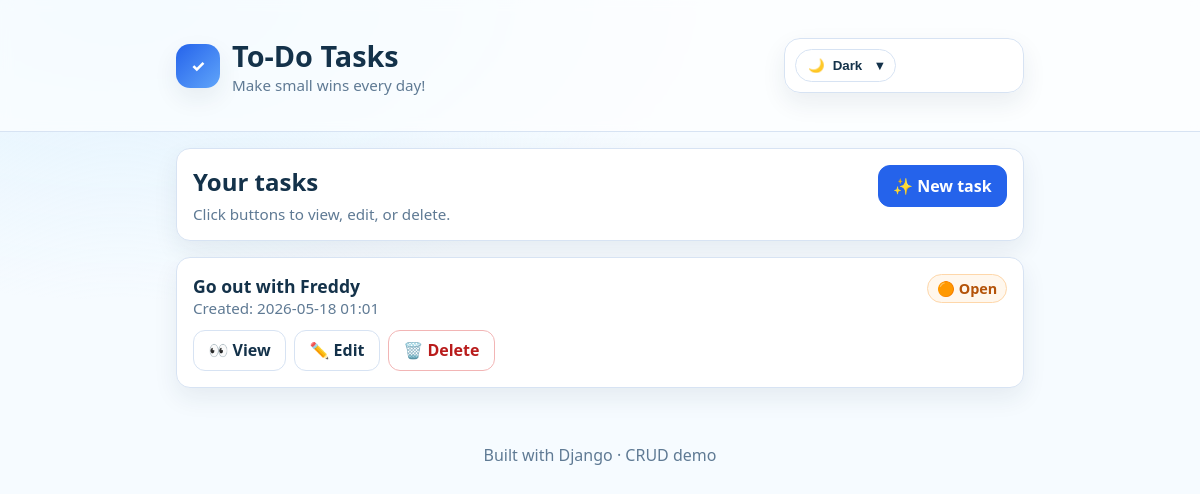
/, run on an earlier commit of the app's database.
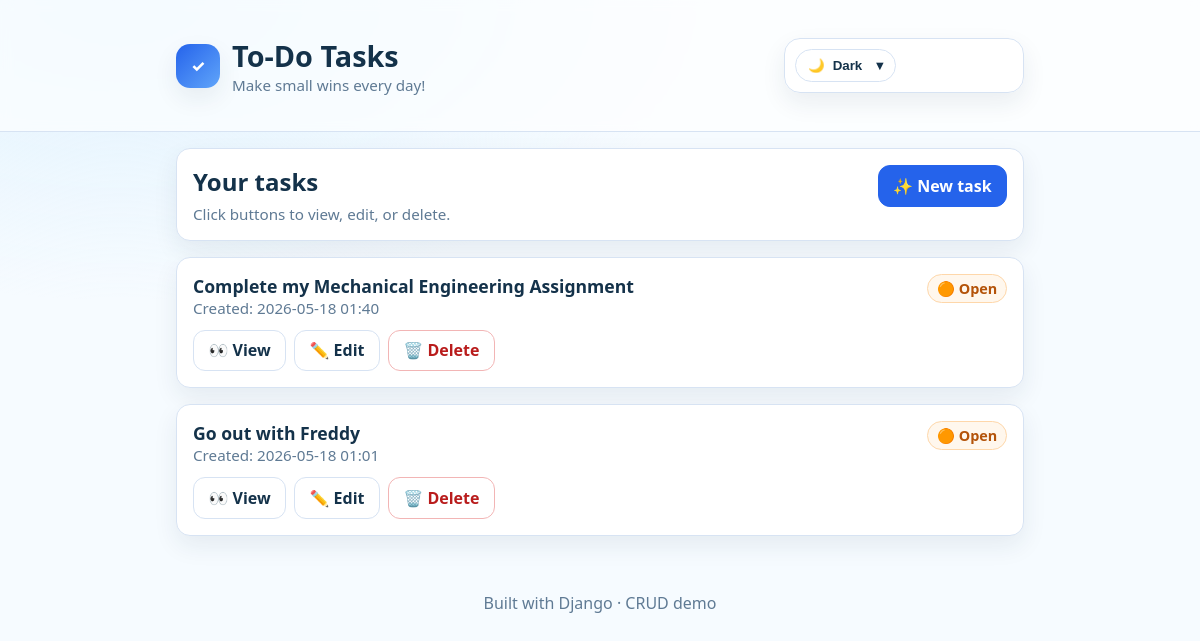
And on a later commit of the database.
### tasks/models.py (models this page shows, shortened)
class Task(models.Model):
    title = models.CharField(max_length=200, unique=True)
    completed = models.BooleanField(default=False)
    created_at = models.DateTimeField(auto_now_add=True)
    updated_at = models.DateTimeField(auto_now=True)
    class Meta:
        ordering = ["-created_at"]

### tasks/views.py (the view)
# urls.py: path("", views.task_list, name="task_list"),
def task_list(request):
    tasks = Task.objects.all()
    return render(request, "tasks/task_list.html", {"tasks": tasks})

### tasks/templates/tasks/task_list.html (shortened to what this page needs)
{% extends 'tasks/base.html' %}
{% block content %}
  <div class="card">
    <div style="display:flex; justify-content:space-between; align-items:flex-start; gap:1rem; flex-wrap:wrap;">
      <div>
        <h2 style="margin:0 0 0.35rem 0;">Your tasks</h2>
        <div class="tiny">Click buttons to view, edit, or delete.</div>
      </div>
      <div class="actions">
        <a class="btn btn-primary" href="{% url 'tasks:task_create' %}">✨ New task</a>
      </div>
    </div>
  </div>
  <div style="height: 1rem;"></div>
  {% for task in tasks %}
    <div class="card" style="margin-bottom: 1rem;">
      <div style="display:flex; gap:1rem; align-items:flex-start; justify-content:space-between; flex-wrap:wrap;">
        <div>
          <div style="font-size:1.1rem; font-weight:800;">{{ task.title }}</div>
          <div class="tiny">Created: {{ task.created_at|date:"Y-m-d H:i" }}</div>
        </div>
        <div>
          {% if task.completed %}j
            <span class="badge badge-success">✅ Completed</span>
          {% else %}
            <span class="badge badge-warning">🟠 Open</span>
          {% endif %}
        </div>
      </div>
      <div style="height: 0.75rem;"></div>
      <div class="actions">
        <a class="btn" href="{% url 'tasks:task_detail' task.pk %}">👀 View</a>
        <a class="btn" href="{% url 'tasks:task_update' task.pk %}">✏️ Edit</a>
        <a class="btn btn-danger" href="{% url 'tasks:task_delete' task.pk %}">🗑️ Delete</a>
      </div>
    </div>
  {% endfor %}
{% endblock %}

What changed in the data, as far as the page shows it:
added Task: title "Complete my Mechanical Engineering Assignment", created_at "2026-05-18 01:40", completed "🟠 Open"
